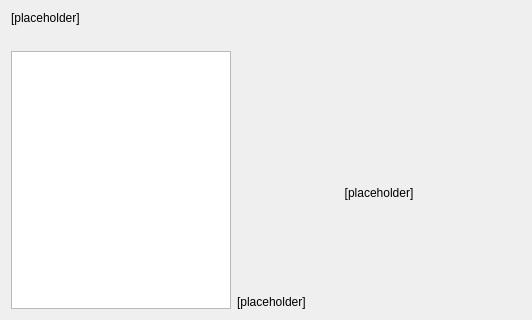
       <widget class="QWidget" name="pg1Category">
        <property name="styleSheet">
         <string notr="true"/>
        </property>
        <layout class="QVBoxLayout" name="verticalLayout_2">
         <item>
          <widget class="QLabel" name="lblSelectCategory">
           <property name="styleSheet">
            <string notr="true">font: 11pt &quot;Ubuntu&quot;;</string>
           </property>
           <property name="text">
            <string>&lt;html&gt;&lt;head/&gt;&lt;body&gt;&lt;p&gt;[placeholder]&lt;/p&gt;&lt;/body&gt;&lt;/html&gt;</string>
           </property>
           <property name="alignment">
            <set>Qt::AlignLeading|Qt::AlignLeft|Qt::AlignTop</set>
           </property>
           <property name="wordWrap">
            <bool>true</bool>
           </property>
          </widget>
         </item>
         <item>
          <spacer name="verticalSpacer_27">
           <property name="orientation">
            <enum>Qt::Vertical</enum>
           </property>
           <property name="sizeType">
            <enum>QSizePolicy::Fixed</enum>
           </property>
           <property name="sizeHint" stdset="0">
            <size>
             <width>20</width>
             <height>20</height>
            </size>
           </property>
          </spacer>
         </item>
         <item>
          <layout class="QGridLayout" name="gridLayout_6">
           <item row="1" column="1">
            <spacer name="horizontalSpacer_6">
             <property name="orientation">
              <enum>Qt::Horizontal</enum>
             </property>
             <property name="sizeHint" stdset="0">
              <size>
               <width>40</width>
               <height>20</height>
              </size>
             </property>
            </spacer>
           </item>
           <item row="0" column="0" rowspan="3">
            <widget class="QListWidget" name="lstCategories">
             <property name="enabled">
              <bool>true</bool>
             </property>
             <property name="sizePolicy">
              <sizepolicy hsizetype="Fixed" vsizetype="Expanding">
               <horstretch>0</horstretch>
               <verstretch>0</verstretch>
              </sizepolicy>
             </property>
             <property name="minimumSize">
              <size>
               <width>220</width>
               <height>100</height>
              </size>
             </property>
             <property name="maximumSize">
              <size>
               <width>220</width>
               <height>16777215</height>
              </size>
             </property>
            </widget>
           </item>
           <item row="1" column="2">
            <widget class="QLabel" name="lblIconCategory">
             <property name="sizePolicy">
              <sizepolicy hsizetype="Fixed" vsizetype="Fixed">
               <horstretch>0</horstretch>
               <verstretch>0</verstretch>
              </sizepolicy>
             </property>
             <property name="minimumSize">
              <size>
               <width>192</width>
               <height>192</height>
              </size>
             </property>
             <property name="maximumSize">
              <size>
               <width>192</width>
               <height>192</height>
              </size>
             </property>
             <property name="styleSheet">
              <string notr="true">font: 11pt &quot;Ubuntu&quot;;</string>
             </property>
             <property name="text">
              <string>[placeholder]</string>
             </property>
             <property name="scaledContents">
              <bool>true</bool>
             </property>
             <property name="alignment">
              <set>Qt::AlignCenter</set>
             </property>
            </widget>
           </item>
           <item row="1" column="3">
            <spacer name="horizontalSpacer_7">
             <property name="orientation">
              <enum>Qt::Horizontal</enum>
             </property>
             <property name="sizeHint" stdset="0">
              <size>
               <width>40</width>
               <height>20</height>
              </size>
             </property>
            </spacer>
           </item>
           <item row="2" column="1" colspan="3">
            <widget class="QLabel" name="lblDescribeCategory">
             <property name="sizePolicy">
              <sizepolicy hsizetype="Expanding" vsizetype="Expanding">
               <horstretch>0</horstretch>
               <verstretch>0</verstretch>
              </sizepolicy>
             </property>
             <property name="styleSheet">
              <string notr="true">font: 11pt &quot;Ubuntu&quot;;</string>
             </property>
             <property name="text">
              <string>[placeholder]</string>
             </property>
             <property name="alignment">
              <set>Qt::AlignLeading|Qt::AlignLeft|Qt::AlignVCenter</set>
             </property>
             <property name="wordWrap">
              <bool>true</bool>
             </property>
            </widget>
           </item>
           <item row="0" column="2">
            <spacer name="verticalSpacer_14">
             <property name="orientation">
              <enum>Qt::Vertical</enum>
             </property>
             <property name="sizeType">
              <enum>QSizePolicy::Fixed</enum>
             </property>
             <property name="sizeHint" stdset="0">
              <size>
               <width>20</width>
               <height>40</height>
              </size>
             </property>
            </spacer>
           </item>
          </layout>
         </item>
        </layout>
       </widget>
